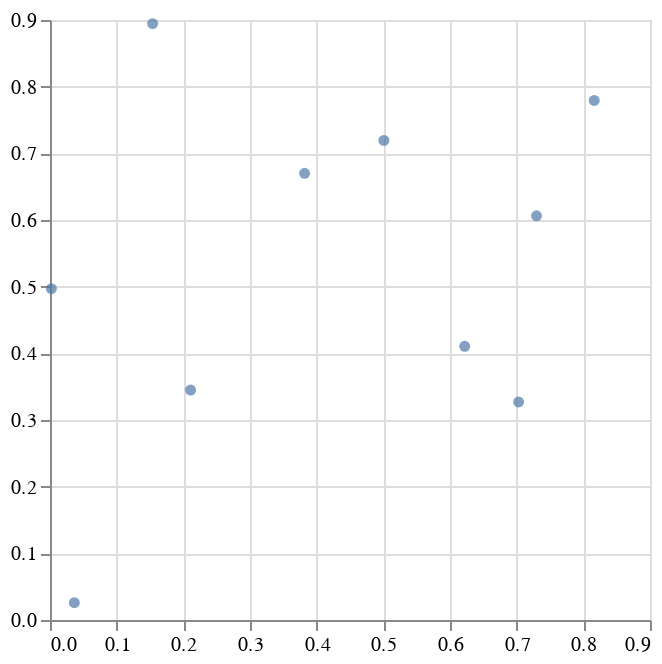

Notebook cell for this chart:
### Code cell
@vlplot(:circle, x=rand(10),y=rand(10))
# @vlplot(:circle, x=samples[:,1],y=samples[:,2])

### Figure 1 — Vega-Lite specification as saved in the notebook (floating-point values rounded to 4 significant figures)
{"data": {"values": [{"x": 0.5008, "y": 0.7194}, {"x": 0.002092, "y": 0.4971}, {"x": 0.1539, "y": 0.8946}, {"x": 0.7298, "y": 0.6063}, {"x": 0.3819, "y": 0.67}, {"x": 0.8163, "y": 0.7793}, {"x": 0.622, "y": 0.4105}, {"x": 0.03648, "y": 0.02606}, {"x": 0.2109, "y": 0.345}, {"x": 0.7029, "y": 0.327}]}, "encoding": {"x": {"field": "x", "title": null, "type": "quantitative"}, "y": {"field": "y", "title": null, "type": "quantitative"}}, "mark": "circle"}
